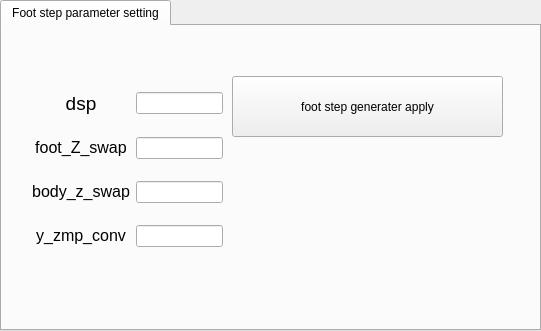
        <widget class="QTabWidget" name="tabWidget_5">
         <property name="geometry">
          <rect>
           <x>1260</x>
           <y>370</y>
           <width>541</width>
           <height>331</height>
          </rect>
         </property>
         <property name="focusPolicy">
          <enum>Qt::TabFocus</enum>
         </property>
         <property name="currentIndex">
          <number>0</number>
         </property>
         <widget class="QWidget" name="tab_13">
          <attribute name="title">
           <string>Foot step parameter setting</string>
          </attribute>
          <widget class="QWidget" name="gridLayoutWidget_6">
           <property name="geometry">
            <rect>
             <x>30</x>
             <y>50</y>
             <width>191</width>
             <height>191</height>
            </rect>
           </property>
           <layout class="QGridLayout" name="gridLayout_6">
            <item row="0" column="0">
             <widget class="QLabel" name="label_131">
              <property name="font">
               <font>
                <family>Ubuntu</family>
                <pointsize>24</pointsize>
                <weight>50</weight>
                <bold>false</bold>
               </font>
              </property>
              <property name="frameShape">
               <enum>QFrame::NoFrame</enum>
              </property>
              <property name="text">
               <string>&lt;!DOCTYPE HTML PUBLIC &quot;-//W3C//DTD HTML 4.0//EN&quot; &quot;http://www.w3.org/TR/REC-html40/strict.dtd&quot;&gt;
&lt;html&gt;&lt;head&gt;&lt;meta name=&quot;qrichtext&quot; content=&quot;1&quot; /&gt;&lt;style type=&quot;text/css&quot;&gt;
p, li { white-space: pre-wrap; }
&lt;/style&gt;&lt;/head&gt;&lt;body style=&quot; font-family:'Ubuntu'; font-size:24pt; font-weight:400; font-style:normal;&quot;&gt;
&lt;p align=&quot;center&quot; style=&quot; margin-top:12px; margin-bottom:12px; margin-left:0px; margin-right:0px; -qt-block-indent:0; text-indent:0px;&quot;&gt;&lt;span style=&quot; font-size:14pt;&quot;&gt;dsp&lt;/span&gt;&lt;/p&gt;&lt;/body&gt;&lt;/html&gt;</string>
              </property>
              <property name="textFormat">
               <enum>Qt::AutoText</enum>
              </property>
              <property name="margin">
               <number>0</number>
              </property>
             </widget>
            </item>
            <item row="1" column="0">
             <widget class="QLabel" name="label_132">
              <property name="font">
               <font>
                <family>Ubuntu</family>
                <pointsize>24</pointsize>
                <weight>50</weight>
                <bold>false</bold>
               </font>
              </property>
              <property name="frameShape">
               <enum>QFrame::NoFrame</enum>
              </property>
              <property name="text">
               <string>&lt;!DOCTYPE HTML PUBLIC &quot;-//W3C//DTD HTML 4.0//EN&quot; &quot;http://www.w3.org/TR/REC-html40/strict.dtd&quot;&gt;
&lt;html&gt;&lt;head&gt;&lt;meta name=&quot;qrichtext&quot; content=&quot;1&quot; /&gt;&lt;style type=&quot;text/css&quot;&gt;
p, li { white-space: pre-wrap; }
&lt;/style&gt;&lt;/head&gt;&lt;body style=&quot; font-family:'Ubuntu'; font-size:24pt; font-weight:400; font-style:normal;&quot;&gt;
&lt;p align=&quot;center&quot; style=&quot; margin-top:12px; margin-bottom:12px; margin-left:0px; margin-right:0px; -qt-block-indent:0; text-indent:0px;&quot;&gt;&lt;span style=&quot; font-size:12pt;&quot;&gt;foot_Z_swap&lt;/span&gt;&lt;/p&gt;&lt;/body&gt;&lt;/html&gt;</string>
              </property>
              <property name="textFormat">
               <enum>Qt::AutoText</enum>
              </property>
              <property name="margin">
               <number>0</number>
              </property>
             </widget>
            </item>
            <item row="2" column="0">
             <widget class="QLabel" name="label_133">
              <property name="font">
               <font>
                <family>Ubuntu</family>
                <pointsize>24</pointsize>
                <weight>50</weight>
                <bold>false</bold>
               </font>
              </property>
              <property name="frameShape">
               <enum>QFrame::NoFrame</enum>
              </property>
              <property name="text">
               <string>&lt;!DOCTYPE HTML PUBLIC &quot;-//W3C//DTD HTML 4.0//EN&quot; &quot;http://www.w3.org/TR/REC-html40/strict.dtd&quot;&gt;
&lt;html&gt;&lt;head&gt;&lt;meta name=&quot;qrichtext&quot; content=&quot;1&quot; /&gt;&lt;style type=&quot;text/css&quot;&gt;
p, li { white-space: pre-wrap; }
&lt;/style&gt;&lt;/head&gt;&lt;body style=&quot; font-family:'Ubuntu'; font-size:24pt; font-weight:400; font-style:normal;&quot;&gt;
&lt;p align=&quot;center&quot; style=&quot; margin-top:12px; margin-bottom:12px; margin-left:0px; margin-right:0px; -qt-block-indent:0; text-indent:0px;&quot;&gt;&lt;span style=&quot; font-size:12pt;&quot;&gt;body_z_swap&lt;/span&gt;&lt;/p&gt;&lt;/body&gt;&lt;/html&gt;</string>
              </property>
              <property name="textFormat">
               <enum>Qt::AutoText</enum>
              </property>
              <property name="margin">
               <number>0</number>
              </property>
             </widget>
            </item>
            <item row="3" column="0">
             <widget class="QLabel" name="label_134">
              <property name="font">
               <font>
                <family>Ubuntu</family>
                <pointsize>24</pointsize>
                <weight>50</weight>
                <bold>false</bold>
               </font>
              </property>
              <property name="frameShape">
               <enum>QFrame::NoFrame</enum>
              </property>
              <property name="text">
               <string>&lt;!DOCTYPE HTML PUBLIC &quot;-//W3C//DTD HTML 4.0//EN&quot; &quot;http://www.w3.org/TR/REC-html40/strict.dtd&quot;&gt;
&lt;html&gt;&lt;head&gt;&lt;meta name=&quot;qrichtext&quot; content=&quot;1&quot; /&gt;&lt;style type=&quot;text/css&quot;&gt;
p, li { white-space: pre-wrap; }
&lt;/style&gt;&lt;/head&gt;&lt;body style=&quot; font-family:'Ubuntu'; font-size:24pt; font-weight:400; font-style:normal;&quot;&gt;
&lt;p align=&quot;center&quot; style=&quot; margin-top:12px; margin-bottom:12px; margin-left:0px; margin-right:0px; -qt-block-indent:0; text-indent:0px;&quot;&gt;&lt;span style=&quot; font-size:12pt;&quot;&gt;y_zmp_conv&lt;/span&gt;&lt;/p&gt;&lt;/body&gt;&lt;/html&gt;</string>
              </property>
              <property name="textFormat">
               <enum>Qt::AutoText</enum>
              </property>
              <property name="margin">
               <number>0</number>
              </property>
             </widget>
            </item>
            <item row="0" column="1">
             <widget class="QLineEdit" name="edit_dsp"/>
            </item>
            <item row="1" column="1">
             <widget class="QLineEdit" name="edit_foot_z_swap"/>
            </item>
            <item row="2" column="1">
             <widget class="QLineEdit" name="edit_body_z_swap"/>
            </item>
            <item row="3" column="1">
             <widget class="QLineEdit" name="edit_y_zmp_conv"/>
            </item>
           </layout>
          </widget>
          <widget class="QPushButton" name="apply_foot_step_generator">
           <property name="geometry">
            <rect>
             <x>230</x>
             <y>50</y>
             <width>271</width>
             <height>61</height>
            </rect>
           </property>
           <property name="text">
            <string>foot step generater apply</string>
           </property>
          </widget>
         </widget>
        </widget>
